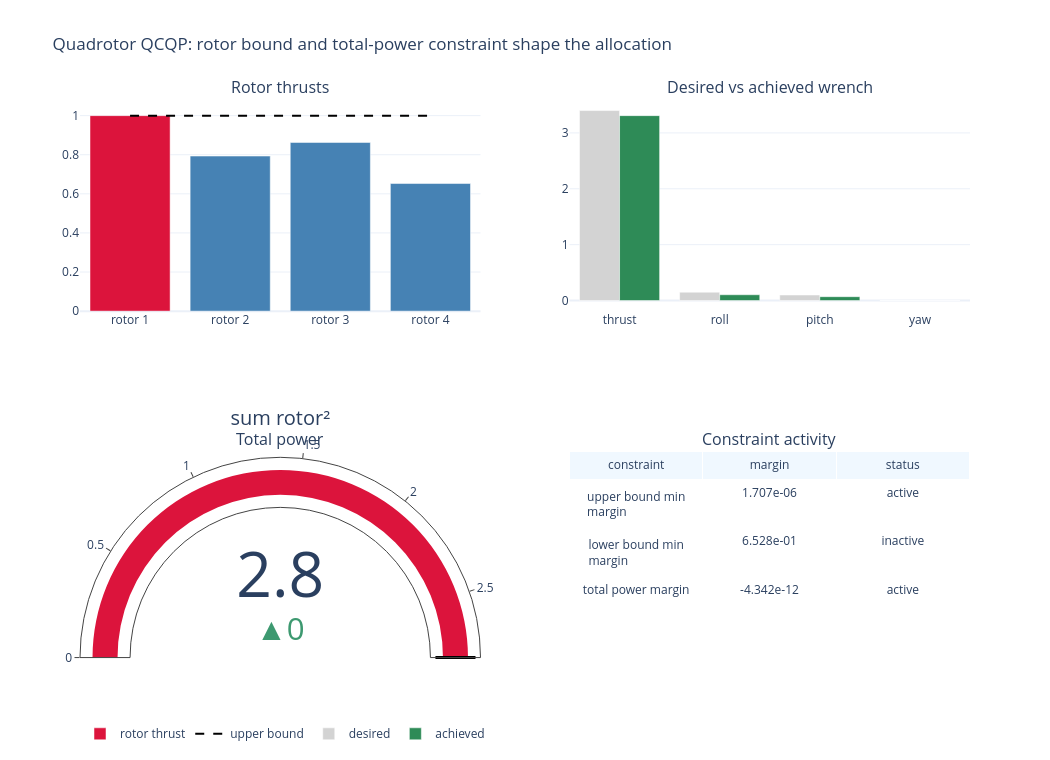

This figure's notebook cell:
### Code cell
rotor_names = [f'rotor {i+1}' for i in range(4)]
wrench_names = ['thrust', 'roll', 'pitch', 'yaw']
upper_margin = 1.0 - rotors
lower_margin = rotors
power_margin = power_limit - total_power
active_upper = np.isclose(rotors, 1.0, atol=5e-5)
rotor_colors = np.where(active_upper, 'crimson', 'steelblue')
constraint_rows = [
    ['upper bound min margin', f'{upper_margin.min():.3e}', 'active' if active_upper.any() else 'inactive'],
    ['lower bound min margin', f'{lower_margin.min():.3e}', 'inactive'],
    ['total power margin', f'{power_margin:.3e}', 'active'],
]

fig = make_subplots(
    rows=2, cols=2,
    specs=[[{'type': 'bar'}, {'type': 'bar'}], [{'type': 'indicator'}, {'type': 'table'}]],
    subplot_titles=('Rotor thrusts', 'Desired vs achieved wrench', 'Total power', 'Constraint activity'),
)
fig.add_trace(go.Bar(x=rotor_names, y=rotors, marker_color=rotor_colors, name='rotor thrust'), row=1, col=1)
fig.add_trace(go.Scatter(x=rotor_names, y=np.ones(4), mode='lines', line=dict(color='black', dash='dash'), name='upper bound'), row=1, col=1)
fig.add_trace(go.Bar(x=wrench_names, y=desired_wrench, marker_color='lightgray', name='desired'), row=1, col=2)
fig.add_trace(go.Bar(x=wrench_names, y=achieved_wrench, marker_color='seagreen', name='achieved'), row=1, col=2)
fig.add_trace(go.Indicator(mode='gauge+number+delta', value=total_power, delta={'reference': power_limit}, gauge={'axis': {'range': [0, power_limit]}, 'bar': {'color': 'crimson'}, 'threshold': {'line': {'color': 'black', 'width': 3}, 'thickness': 0.8, 'value': power_limit}}, title={'text': 'sum rotor²'}), row=2, col=1)
fig.add_trace(go.Table(header=dict(values=['constraint', 'margin', 'status'], fill_color='aliceblue'), cells=dict(values=list(zip(*constraint_rows)), fill_color='white')), row=2, col=2)
fig.update_yaxes(range=[0, 1.08], row=1, col=1)
fig.update_layout(template='plotly_white', width=1050, height=760, title='Quadrotor QCQP: rotor bound and total-power constraint shape the allocation', barmode='group', legend=dict(orientation='h', y=-0.1))
display(fig)

### Figure 1 — Plotly figure (JSON) as saved in the notebook; plotly's stock layout.template omitted (floating-point values rounded to 4 significant figures)
{"data": [{"marker": {"color": ["crimson", "steelblue", "steelblue", "steelblue"]}, "name": "rotor thrust", "type": "bar", "x": ["rotor 1", "rotor 2", "rotor 3", "rotor 4"], "xaxis": "x", "y": [1.0, 0.7933, 0.8629, 0.6528], "yaxis": "y"}, {"line": {"color": "black", "dash": "dash"}, "mode": "lines", "name": "upper bound", "type": "scatter", "x": ["rotor 1", "rotor 2", "rotor 3", "rotor 4"], "xaxis": "x", "y": [1.0, 1.0, 1.0, 1.0], "yaxis": "y"}, {"marker": {"color": "lightgray"}, "name": "desired", "type": "bar", "x": ["thrust", "roll", "pitch", "yaw"], "xaxis": "x2", "y": [3.4, 0.15, 0.1, 0.0], "yaxis": "y2"}, {"marker": {"color": "seagreen"}, "name": "achieved", "type": "bar", "x": ["thrust", "roll", "pitch", "yaw"], "xaxis": "x2", "y": [3.309, 0.1042, 0.06941, -0.0001703], "yaxis": "y2"}, {"delta": {"reference": 2.8}, "domain": {"x": [0, 0.45], "y": [0, 0.375]}, "gauge": {"axis": {"range": [0, 2.8]}, "bar": {"color": "crimson"}, "threshold": {"line": {"color": "black", "width": 3}, "thickness": 0.8, "value": 2.8}}, "mode": "gauge+number+delta", "title": {"text": "sum rotor²"}, "type": "indicator", "value": 2.8}, {"cells": {"fill": {"color": "white"}, "values": [["upper bound min margin", "lower bound min margin", "total power margin"], ["1.707e-06", "6.528e-01", "-4.342e-12"], ["active", "inactive", "active"]]}, "domain": {"x": [0.55, 1], "y": [0, 0.375]}, "header": {"fill": {"color": "aliceblue"}, "values": ["constraint", "margin", "status"]}, "type": "table"}], "layout": {"annotations": [{"font": {"size": 16}, "showarrow": false, "text": "Rotor thrusts", "x": 0.225, "xanchor": "center", "xref": "paper", "y": 1, "yanchor": "bottom", "yref": "paper"}, {"font": {"size": 16}, "showarrow": false, "text": "Desired vs achieved wrench", "x": 0.775, "xanchor": "center", "xref": "paper", "y": 1, "yanchor": "bottom", "yref": "paper"}, {"font": {"size": 16}, "showarrow": false, "text": "Total power", "x": 0.225, "xanchor": "center", "xref": "paper", "y": 0.375, "yanchor": "bottom", "yref": "paper"}, {"font": {"size": 16}, "showarrow": false, "text": "Constraint activity", "x": 0.775, "xanchor": "center", "xref": "paper", "y": 0.375, "yanchor": "bottom", "yref": "paper"}], "barmode": "group", "height": 760, "legend": {"orientation": "h", "y": -0.1}, "title": {"text": "Quadrotor QCQP: rotor bound and total-power constraint shape the allocation"}, "width": 1050, "xaxis": {"anchor": "y", "domain": [0, 0.45]}, "xaxis2": {"anchor": "y2", "domain": [0.55, 1]}, "yaxis": {"anchor": "x", "domain": [0.625, 1], "range": [0, 1.08]}, "yaxis2": {"anchor": "x2", "domain": [0.625, 1]}}}
